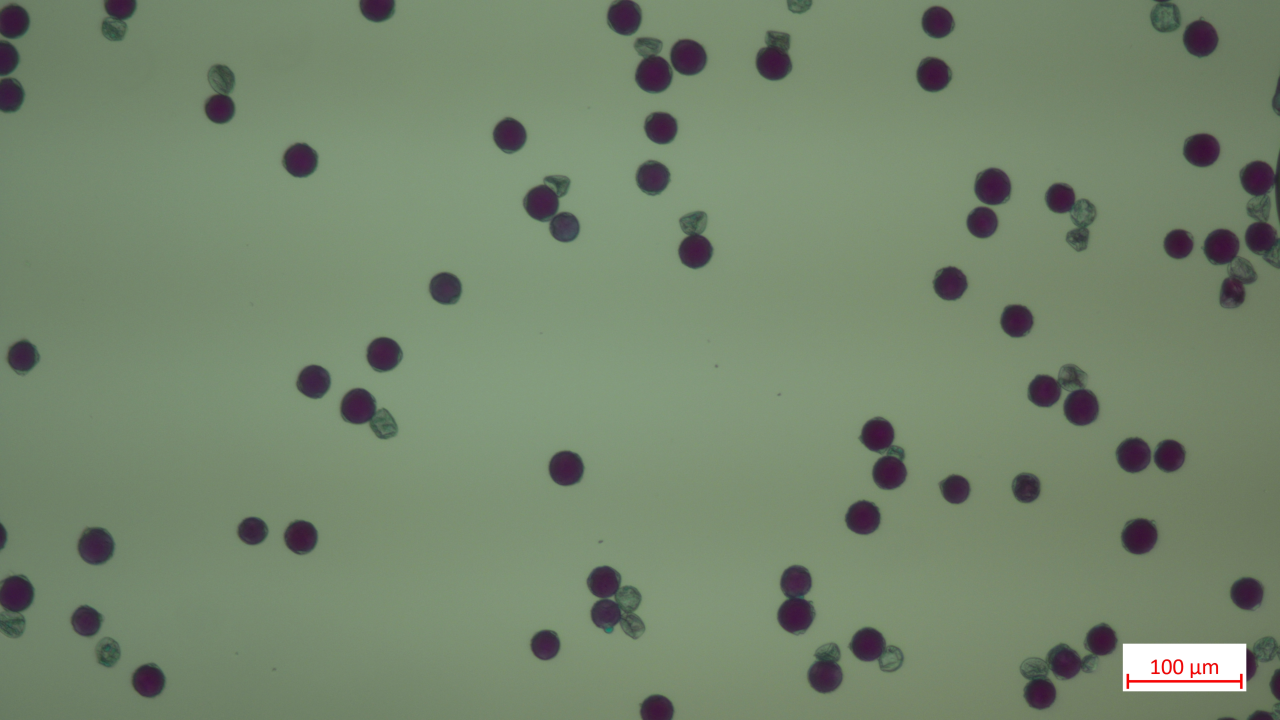
#> input picture input/pollen1.jpg, 3840 x 2160 px (shown at 1/3 size)
$ python cy2.py   (older library calls are emulated)
#> lines starting #> are read from the running program, lines starting #| are printed output that depends on the picture
#=========================================================================================================#
# uses masking techniques to detect dark and light pollen separately
#   - defective, no contours detected
#   - possible causes: BGR value range incorrect AND/OR Canny edge detection threshold issue
#
# referenced from:
#   - http://www.sixthresearcher.com/counting-blue-and-white-bacteria-colonies-with-python-and-opencv/
#=========================================================================================================#

import cv2 as cv
import numpy as np
import imutils as imutils

def smolShow(img, caption):
    scale_percent = 20
    width = int(img.shape[1] * scale_percent / 100)
    height = int(img.shape[0] * scale_percent / 100)
    dim = (width, height)

    resized = cv.resize(img, dim, interpolation = cv.INTER_AREA)

    cv.imshow(caption, resized)

counter = {}

img = cv.imread("./input/pollen1.jpg")
#> img is the input picture: shape (2160, 3840, 3); mean B, G, R 109.1, 134.1, 117.3
w = img.shape[1]
#> w = 3840
h = img.shape[0]
#> h = 2160

imagecontour = img.copy()

# dictionary of pollen

pollen_types = ['dark', 'light']
for pollen_type in pollen_types:
    imgcpy = img.copy()

    counter[pollen_type] = 0

    if pollen_type == 'dark':
        lb = np.array([61, 40, 61])        # BGR values
        ub = np.array([64, 32, 63])
    elif pollen_type == 'light':
        imgcpy = (255-imgcpy)
        lb = np.array([71, 93, 65])
        ub = np.array([81, 96, 75])

    img_mask = cv.inRange(imgcpy, lb, ub)
    img_res = cv.bitwise_and(imgcpy, imgcpy, mask = img_mask)

    img_gray = cv.cvtColor(img_res, cv.COLOR_BGR2GRAY)
    img_gray = cv.GaussianBlur(img_gray, (5,5), 0)

    img_edge = cv.Canny(img_gray, 30, 35)          # adjust threshold
    img_edge = cv.dilate(img_edge, None, iterations = 1)
    img_edge = cv.erode(img_edge, None, iterations = 1)

    smolShow(imgcpy, "edges")
    cv.waitKey(0)

    # find contours
    contours = cv.findContours(img_edge.copy(), cv.RETR_EXTERNAL, cv.CHAIN_APPROX_SIMPLE)
    contours = contours[0] if imutils.is_cv2() else contours[1]

    print(contours)

    for contour in contours:

        if cv.contourArea(contour) < 5:
            continue

        hull = cv.convexHull(contour)
        if pollen_type == 'dark':
            cv.drawContours(imagecontour, [hull], 0, (0,0,255),1)
        elif pollen_type == 'light':
            cv.drawContours(imagecontour, [hull], 0, (0,0,255),1)

        counter[pollen_type] += 1

    print("{} {} colonies".format(counter[pollen_type], pollen_type))
#> this loop made 2 passes
#> contours on passes 1 to 2: 0 contours, 0 contours
#> pass 1, in smolShow, `resized = cv.resize(img, dim, interpolation = cv.INTER_AREA)`:
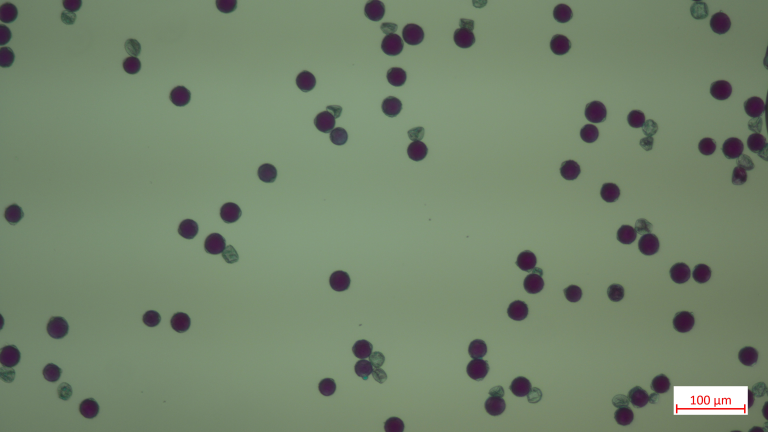
#> resized: shape (432, 768, 3); mean B, G, R 109.1, 134.1, 117.3
#> pass 2, `imgcpy = (255-imgcpy)`:
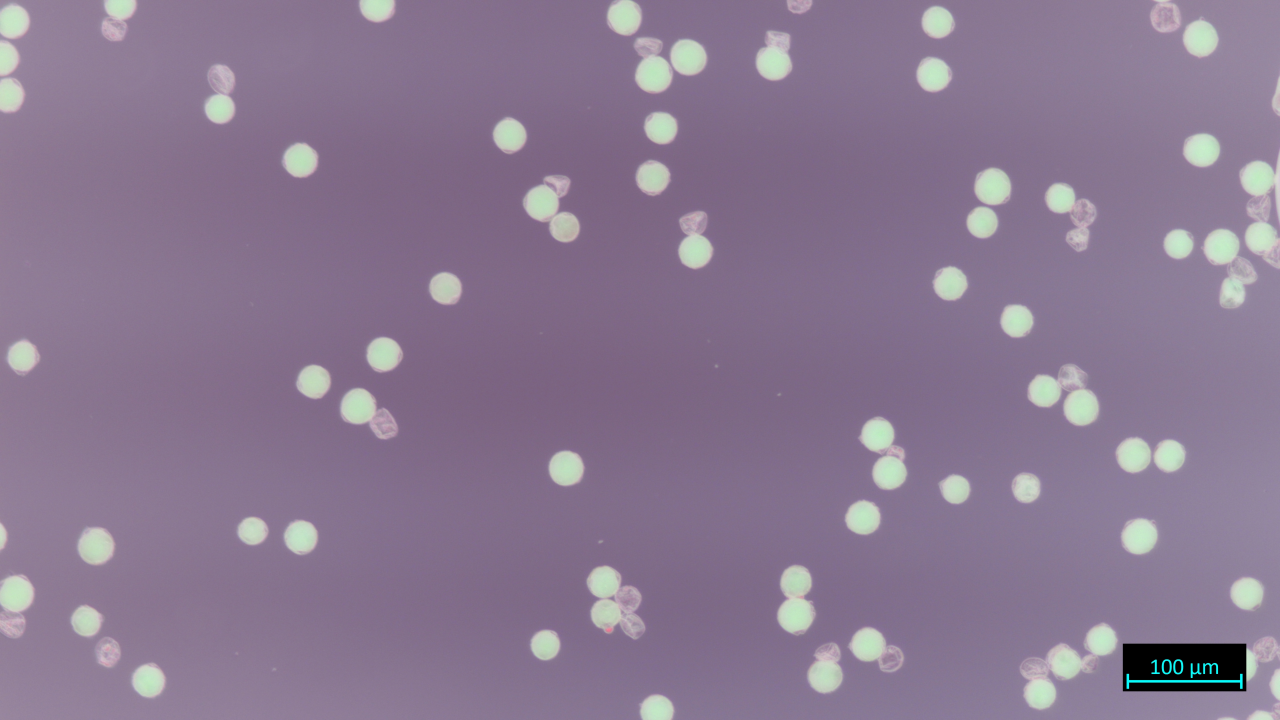
#> imgcpy: shape (2160, 3840, 3) (shown at 1/3 size); mean B, G, R 145.9, 120.9, 137.7
#> after the loop, counter = {'dark': 0, 'light': 0}

smolShow(img, str(w) + "(w) x " + str(h) + "(h)")
smolShow(imagecontour, "contours")
cv.waitKey(0)

cv.destroyAllWindows()

$ run again, with input/pollen2.jpg copied over input/pollen1.jpg
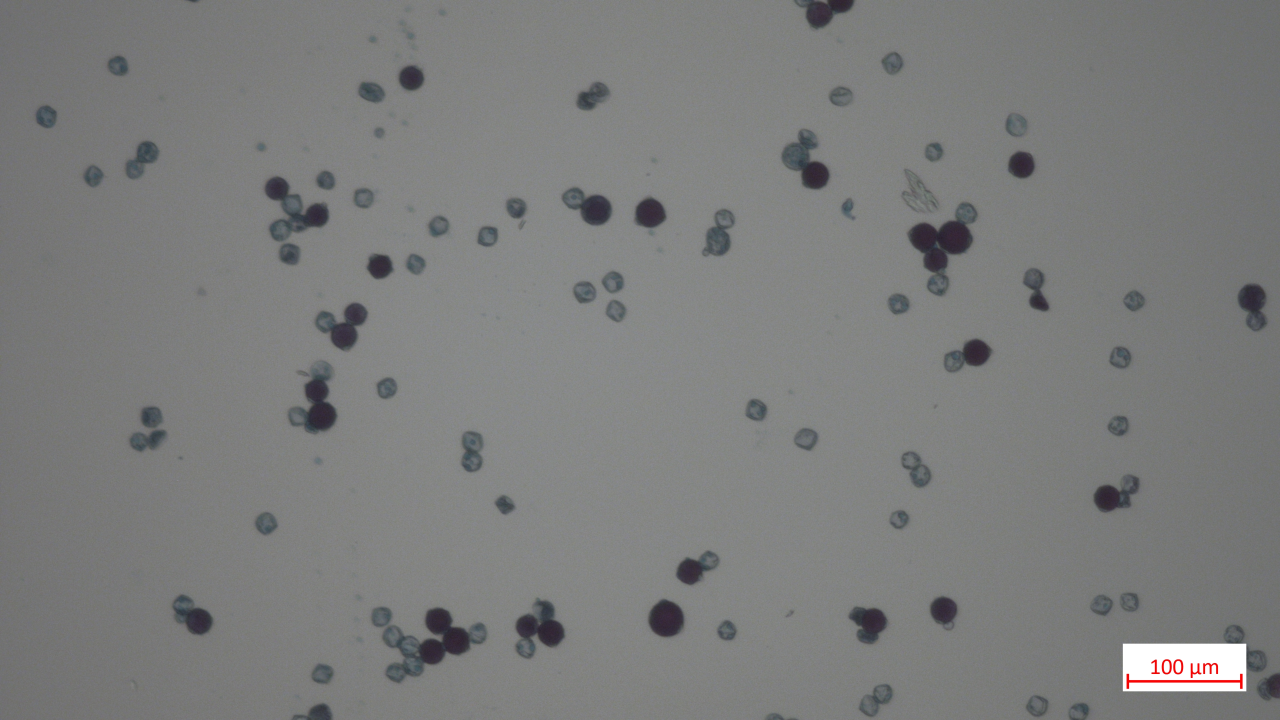
#> input picture input/pollen2.jpg, 3840 x 2160 px (shown at 1/3 size)
#> img is the input picture: shape (2160, 3840, 3); mean B, G, R 124.1, 124.6, 123.7
#> the loop `for pollen_type in pollen_types:` made 2 passes
#> contours on passes 1 to 2: 0 contours, 0 contours
#> (printed output is left out)
#> pass 1, in smolShow, `resized = cv.resize(img, dim, interpolation = cv.INTER_AREA)`:
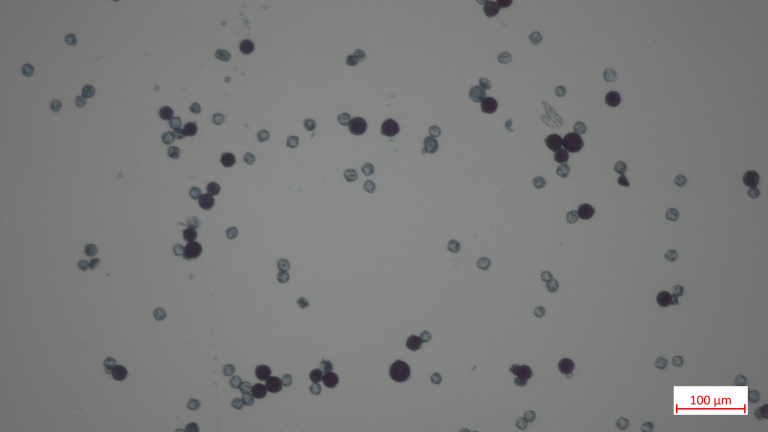
#> resized: shape (432, 768, 3); mean B, G, R 124.1, 124.6, 123.7
#> pass 2, `imgcpy = (255-imgcpy)`:
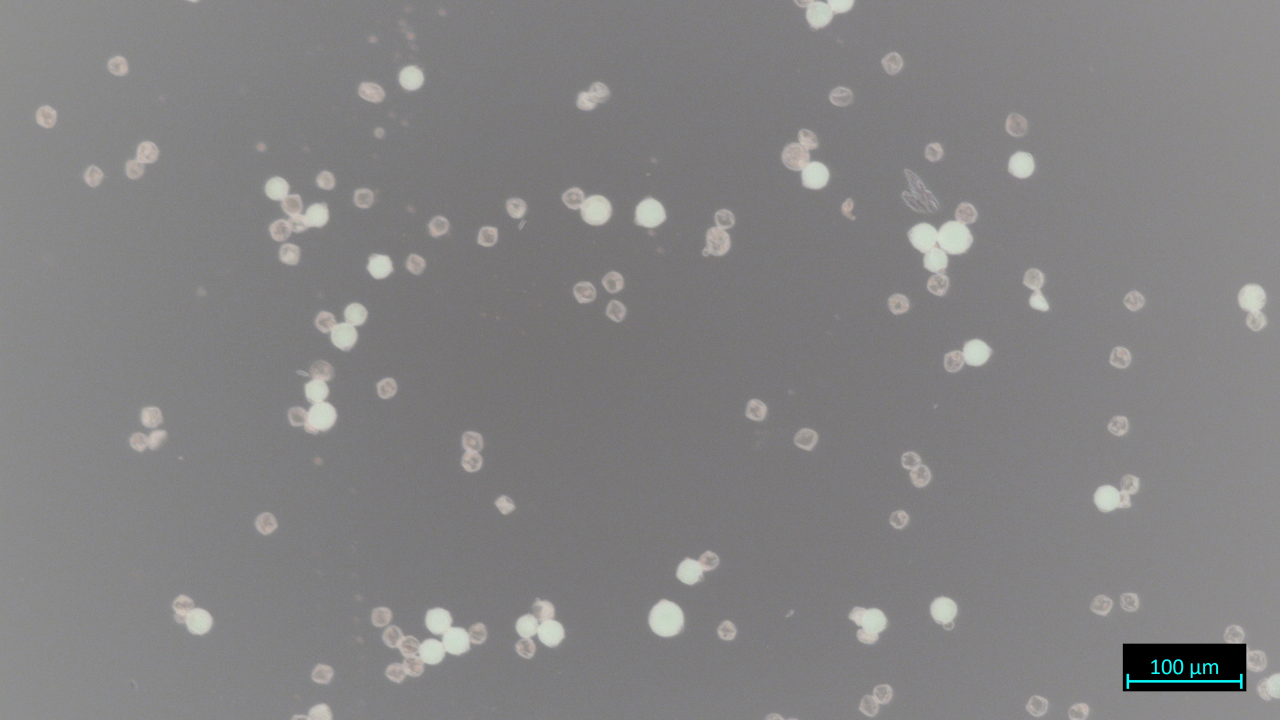
#> imgcpy: shape (2160, 3840, 3) (shown at 1/3 size); mean B, G, R 130.9, 130.4, 131.3
#> after the loop `for pollen_type in pollen_types:`: counter = {'dark': 0, 'light': 0}
